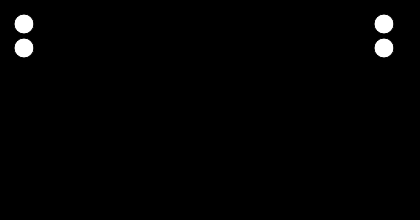
Frame 1 (no input)
Frame 60 (no input): identical to frame 1, image omitted
Frame 120 (the mouse pressed at the canvas centre since frame 60): identical to frame 1, image omitted

The p5.js sketch that drew this single still picture (run headless with seeded random() and noise() and a simulated clock; from frame 60 on, the mouse is pressed at the canvas centre):

// p5.js sketch
// ── sketch.js
/*
  8x8 matrix pong
 for p5.js
 
 This example draws a pong game.  Left paddle is controlled by 'a' and 'z'.
 Right paddle is controlled by 'l' and','.
 
 created 1 Apr 2009
 modified 1 Nov 2020
 by Tom Igoe
 
 This was based on an Arduino mega example and a Processing example. 
 */

// define the edges of the screen:
const LEFT = 0;
const RIGHT = 15;
const TOP = 0;
const BOTTOM = 7;

const HIGH = 0;
const LOW = 255;

var pixelArray = []; // 2-dimensional array of pixels


var ballX = 8; // X position of the ball 
var ballY = 4; // Y position of the ball
var ballDirectionY = 1; // X direction of the ball
var ballDirectionX = 1; // Y direction of the ball

var rightPaddleY = 0; // X position of the center of the right paddle
var leftPaddleY = 0; // Y position of the center of the right paddle

var timeStamp = 0; // time stamp to control the pauses between ball moves
var interval = 120; // interval between ball moves, in milliseconds
var gamePaused = false; // state of the game

function setup() {
  // create the canvas:
  createCanvas(420, 220);
  smooth();
  frameRate(30);

  // initialize the pixel matrix:
  for (var x = 0; x < 16; x++) {
    for (var y = 0; y < 8; y++) {
      // add an element to the array:
      pixelArray.push([x, y]);
      // set the element's value:
      pixelArray[x][y] = HIGH;
    }
  }
}

function draw() {
  // read input:
  readSensors();
  // move the ball:
  if (gamePaused) {
    if (millis() - timeStamp > interval * 10) {
      // if enough time has passed, start the game again:
      gamePaused = false;
    }
  }
  // if the game isn't paused, and enough time between ball moves
  // has passed, move the ball and update the timestamp:
  else {
    if (millis() - timeStamp > interval) {
      moveBall();
      timeStamp = millis();
    }
  }
  // draw the screen:
  refreshScreen();
}

function readSensors() {
  // set the  left paddle to off:
  setPaddle(LEFT, leftPaddleY, HIGH);
  // set the right paddle to off:
  setPaddle(RIGHT, rightPaddleY, HIGH);

  // read the keyboard for X and Y values:
  if (keyIsPressed) {
    keyRead();
  }

  // set the  left paddle to on:
  setPaddle(LEFT, leftPaddleY, LOW);
  // set the right paddle to on:
  setPaddle(RIGHT, rightPaddleY, LOW);
}

function setPaddle(paddleX, paddleY, state) {
  // set the last right paddle to on:
  pixelArray[paddleX][paddleY] = state;
  // set the bottom pixel of the paddle:
  if (paddleY < BOTTOM) {
    pixelArray[paddleX][paddleY + 1] = state;
  }

  // set the top pixel of the paddle:
  if (paddleY > TOP) {
    pixelArray[paddleX][paddleY - 1] = state;
  }
}

function moveBall() {
  // check to see if the ball is in the horizontal range 
  // of the paddles:

  // right:
  if (ballX >= RIGHT - 1) {
    // if the ball's next Y position is between 
    // the top and bottom of the paddle, reverse its  X direction:
    if ((ballY + ballDirectionY >= rightPaddleY - 1) &&
      (ballY + ballDirectionY <= rightPaddleY + 1)) {
      // reverse the ball horizontal direction:
      ballDirectionX = -ballDirectionX;
    }
  }

  // left:
  if (ballX <= LEFT + 1) {
    // if the ball's next Y position is between 
    // the top and bottom of the paddle, reverse its  X direction:
    if ((ballY + ballDirectionY >= leftPaddleY - 1) &&
      (ballY + ballDirectionY <= leftPaddleY + 1)) {
      // reverse the ball horizontal direction:
      ballDirectionX = -ballDirectionX;
    }
  }

  // if the ball goes off the screen bottom,
  // reverse its Y direction:
  if (ballY == BOTTOM) {
    ballDirectionY = -ballDirectionY;
  }
  // if the ball goes off the screen top, 
  // reverse its X direction:
  if (ballY == TOP) {
    ballDirectionY = -ballDirectionY;
  }

  // clear the ball's previous position:
  pixelArray[ballX][ballY] = HIGH;

  // if the ball goes off the screen left or right:
  if ((ballX == LEFT) || (ballX == RIGHT)) {
    // reset the ball:
    ballX = 8;
    ballY = 4;
    // pause  and note the time you paused:
    gamePaused = true;
    timeStamp = millis();
  }
  // increment the ball's position in both directions:
  ballX = ballX + ballDirectionX;
  ballY = ballY + ballDirectionY;

  // if the game isn't paused, set the ball
  // in its new position:
  if (!gamePaused) {
    // set the new position:
    pixelArray[ballX][ballY] = LOW;
  }
}


function refreshScreen() {
  // make the screen black:
  background(0);
  // iterate over the buffer array:
  for (var x = 0; x < 16; x++) {
    // determine the circle's X position onscreen:
    var circleX = (x + 1) * 24;
    for (var y = 0; y < 8; y++) {
      // determine the circle's Y position onscreen:
      var circleY = (y + 1) * 24;
      // get the color of the circle from the buffer array:
      fill(pixelArray[x][y]);
      // draw the circle:
      ellipse(circleX, circleY, 20, 20);
    }
  }
}

function keyRead() {
  switch (key) {
    case 'z': // right down
      if (leftPaddleY < BOTTOM) {
        leftPaddleY++;
      }
      break;
    case 'a': // right up
      if (leftPaddleY > TOP) {
        leftPaddleY--;
      }
      break;
    case ',': // left down
      if (rightPaddleY < BOTTOM) {
        rightPaddleY++;
      }
      break;
    case 'l': // left up
      if (rightPaddleY > TOP) {
        rightPaddleY--;
      }
      break;
  }
}
